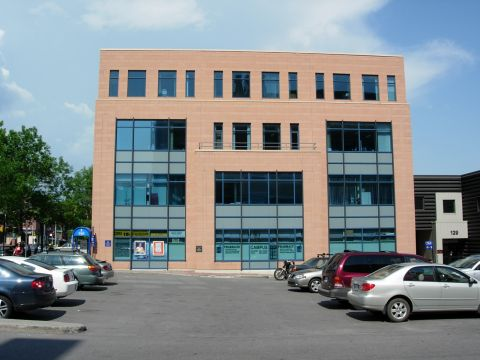
#> input picture dev_tools/opencv/opencv-python/doc/pictures_for_code/building.jpg, 480 x 360 px
$ jupyter execute chapter5_image_process.ipynb   (older library calls are emulated)
#> lines starting #> are read from the running program, lines starting #| are printed output that depends on the picture; after the words box and inside, x2 and y2 are one past the last pixel; in counts of white or black regions, pixels touching at a corner belong together
# 第五章 图像处理

> 图像处理时要提防高位溢出问题.

## 尺寸调整

放大或缩小图像时会使用 resize() 函数.

**cv2.resize() 函数** :
- 原型: cv2.resize(src, dsize[, dst[, fx[, fy[, interpolation]]]]) → dst;
- 第一个参数是要进行 resize 的原图;
- 第二个参数输入是 宽×高×通道, 如果没有通道, 则和原图通道数相同;
- interpolation 参数指定 resize 时使用的插值方法, 默认为线性插值法. 可以有如下插值方式.
```
INTER_NEAREST - a nearest-neighbor interpolation
INTER_LINEAR - a bilinear interpolation (used by default)
INTER_AREA - resampling using pixel area relation. It may be a preferred method for image decimation, as it gives moire’-free results. But when the image is zoomed, it is similar to the INTER_NEAREST method.
INTER_CUBIC - a bicubic interpolation over 4x4 pixel neighborhood
INTER_LANCZOS4 - a Lanczos interpolation over 8x8 pixel neighborhood
```

**几种不同插值方法介绍:**
- 线性插值(INTER_LINEAR): 目标图上像素值是原图附近的 4 个(2x2范围)邻近像素的线性加权值, 权重由这4个像素到精确目标点的距离决定.
- 区域插值(INTER_AREA): 使用新的像素点覆盖原来的像素点, 然后求取覆盖区域的平均值.
- 三次样条插值(INTER_CUBIC): 首先对原图像附近的 4x4 个邻近像素进行三次样条拟合, 然后将目标像素对应的三次样条值作为目标图像对应像素点的值.

[cell 1]
## 图像 resize 操作.
import cv2

image = cv2.imread("../pictures_for_code/building.jpg")
#> image is the input picture: shape (360, 480, 3); mean B, G, R 138.9, 136.4, 128.9

cv2.imshow("image", image)
h,w = image.shape[:2]     # 注意宽和高的顺序.
#> h = 360; w = 480
print(image.size)         # 注意区分 python 和 cpp 中 shape 和 size 的对应关系.
#| 518400
resized = cv2.resize(image, (int(w/2),int(h/2)), interpolation=cv2.INTER_CUBIC)
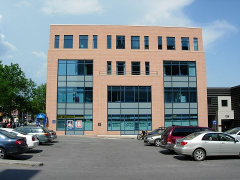
#> resized: shape (180, 240, 3); mean B, G, R 138.9, 136.4, 128.9
cv2.imshow("resized image", resized)
key = cv2.waitKey(0)
#> (key Esc is pressed here)
if key:
    cv2.destroyAllWindows()

## 图像金字塔

通过对原始图像进行连续降采样获得. 常用的图像金字塔分为高斯金字塔和拉普拉斯金字塔, 高斯金字塔一般用于下采样, 而拉普拉斯金字塔用于上采样重建图像.

要从金字塔的第 i 层(G_i)生成第 i+1 层(G_{i+1}), 我们需要先用高斯核对 G_i 层进行卷积, 然后删除所有的偶数行和偶数列. 当然新得到的图像面积会变为原图像的 1/4. 将上述过程对输入图像 G_0 循环执行操作即可产生整个金字塔.

图像的拉普拉斯金字塔可以由图像的高斯金字塔得到，转换的公式为：
L_i = G_i - PyrUp(G_{i+1})

**cv2.pyrUp()函数与cv2.pyrDown()**:
- cv2.pyrUp(src[, dst[, dstsize[, borderType]]]) → dst;
- cv2.pyrDown(src[, dst[, dstsize[, borderType]]]) → dst;
- 先对图像执行 cv2.pyrDown() 缩小一般之后再对图像放大一倍, 虽然图像的尺寸还是不变, 但是分辨率已经大大降低.

[cell 2]
## 图像金字塔
image_down = cv2.pyrDown(image)
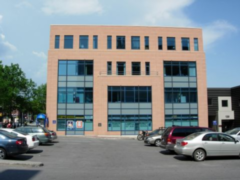
#> image_down: shape (180, 240, 3); mean B, G, R 139.1, 136.6, 129
image_up_to_origin = cv2.pyrUp(image_down)
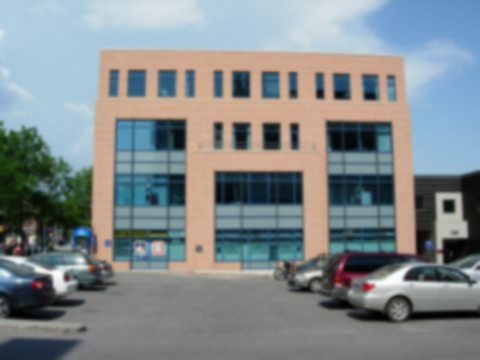
#> image_up_to_origin: shape (360, 480, 3); mean B, G, R 139, 136.5, 129

cv2.imshow("down", image_down)
cv2.imshow("up", image_up_to_origin)
cv2.imshow("origin", image)

key = cv2.waitKey(0)
#> (key Esc is pressed here)
if key:
    cv2.destroyAllWindows()

## 阈值化

可以直接剔除一些高于或低于一定值的像素.

**cv2.threshold()函数**:
- 函数实现的核心思想很简单: 给定一个数组和一个阈值, 然后根据数组中元素值是低于还是高于阈值来进行一些特定类型的处理.
- 目标图像的像素可能被设置为 0, src{i} 或 maxval.
- cv2.threshold(src, thresh, maxval, type[, dst]) → retval, dst;
- thresh – threshold value.
- maxval – maximum value to use with the THRESH_BINARY and THRESH_BINARY_INV thresholding types.
- type – 指定阈值化类型.

**type 的可选类型**:
THRESH_BINARY:　大于阈值的设置为最大值,  小于阈值的设置为 ０.
THRESH_BINARY_INV: 和 THRESH_BINARY 相反，大于阈值的设置为最大值， 小于阈值的设置为 ０.
THRESH_TRUNC： 小于阈值的保持原值， 大于阈值的被截断为阈值最大值(这时最大值和阈值设置为相同值).
THRESH_TOZERO: 小于阈值的保持原值, 大于阈值的被设置为 0.
THRESH_TOZERO_INV: 和 THRESH_TOZERO 相反, 大于阈值的保持原值, 小于阈值的被设置为 0.

## 自适应阈值

这是一种改进了的阈值技术,其中的阈值本身就是一个变化的量.

**cv2.adaptiveThreshold() 函数**:
- cv2.adaptiveThreshold(src, maxValue, adaptiveMethod, thresholdType, blockSize, C[, dst]) → dst;
- maxValue – Non-zero value assigned to the pixels for which the condition is satisfied. See the details below.
- adaptiveMethod – 指定要使用的自适应阈值算法, ADAPTIVE_THRESH_MEAN_C 或 ADAPTIVE_THRESH_GAUSSIAN_C.后面还会有详细说明.
- thresholdType – 阈值类型, 只能是 THRESH_BINARY 或 THRESH_BINARY_INV.
- blockSize – 计算阈值的像素领域的大小: 可选值为 3, 5, 7, 等等的奇数.
- C – 要减去的均值常量. 通常情况下为正数.
- 原图像使用的每个像素点处使用的阈值都是被单独计算的.
- 对于 ADAPTIVE_THRESH_MEAN_C , 阈值的计算方式为 blockSize x blockSize 范围内像素的平均值减去 C.
- 对于 ADAPTIVE_THRESH_GAUSSIAN_C , 阈值的计算方式为 blockSize x blockSize 范围内像素的加权平均值减去 C, 权值为高斯函数按照邻域内像素点离中心的距离.
- 该函数支持 in-place.

[cell 3]
## 阈值化和自适应阈值的比较
import matplotlib.pyplot as plt

image_gray = cv2.cvtColor(image, cv2.COLOR_BGR2GRAY)
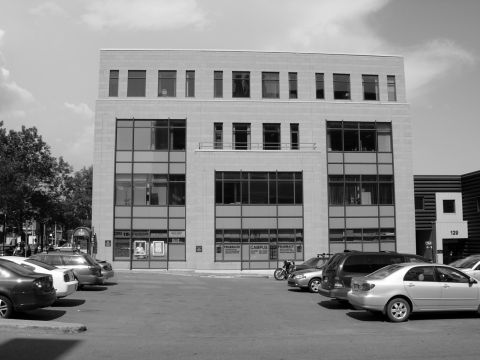
#> image_gray: shape (360, 480); min 0, max 255, mean 134.5

_, threshold = cv2.threshold(image_gray, 15, 255, cv2.THRESH_BINARY)
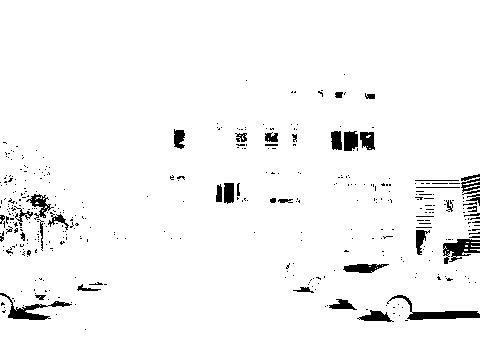
#> threshold: shape (360, 480); 96.4% white; 397 black regions (353 under 20 px), largest, box (x1, y1, x2, y2) and area: (387, 295, 480, 320) 597, (443, 239, 480, 264) 502, (0, 293, 72, 320) 493
threshold_adaptive = cv2.adaptiveThreshold(image_gray, 255, cv2.ADAPTIVE_THRESH_MEAN_C, cv2.THRESH_BINARY, 81, 15)
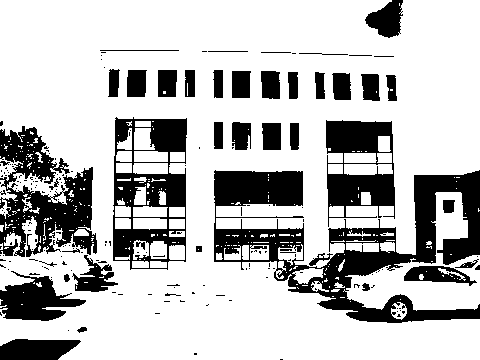
#> threshold_adaptive: shape (360, 480); 74.4% white; 189 black regions (145 under 20 px), largest, box (x1, y1, x2, y2) and area: (214, 170, 480, 323) 14933, (0, 126, 97, 257) 6521, (113, 117, 187, 270) 5483

#cv2.imshow("gray", image_gray)
#cv2.imshow("threshold", threshold)
#cv2.imshow("threshold_adaptive", threshold_adaptive)

# TODO: how to set the size of subplots?
plt.subplots_adjust(hspace=0.1, wspace=0.1)     ## 调节子图之间的间距
plt.subplot(131), plt.imshow(image_gray, "gray"), plt.title("gray")
plt.subplot(132), plt.imshow(threshold, "gray"), plt.title("threshold")
plt.subplot(133), plt.imshow(threshold_adaptive, "gray"), plt.title("threshold_adaptive")

plt.show()
#key = cv2.waitKey(0)
#if key:
#    cv2.destroyAllWindows()
